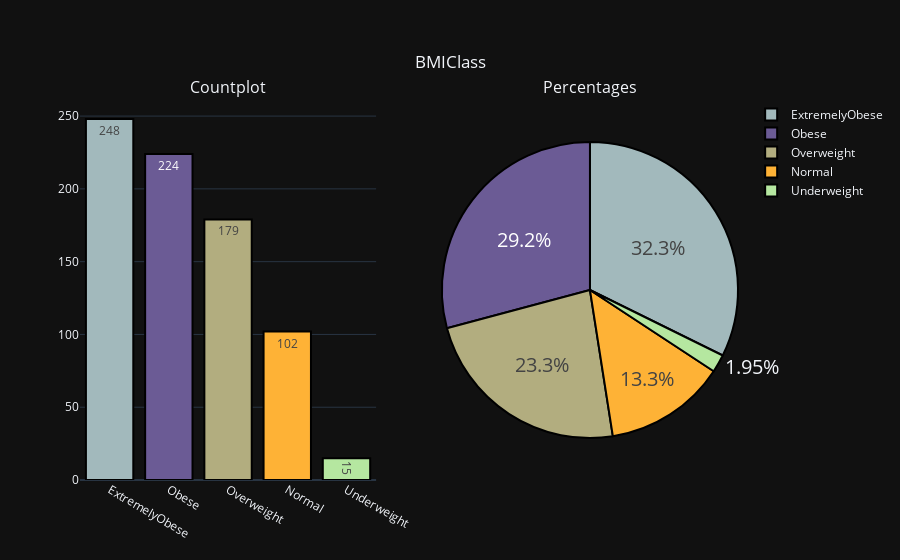
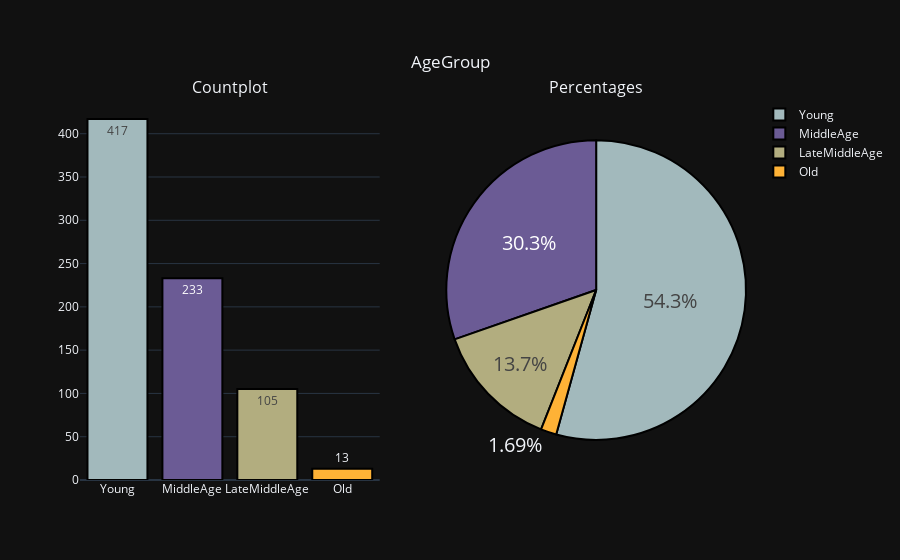
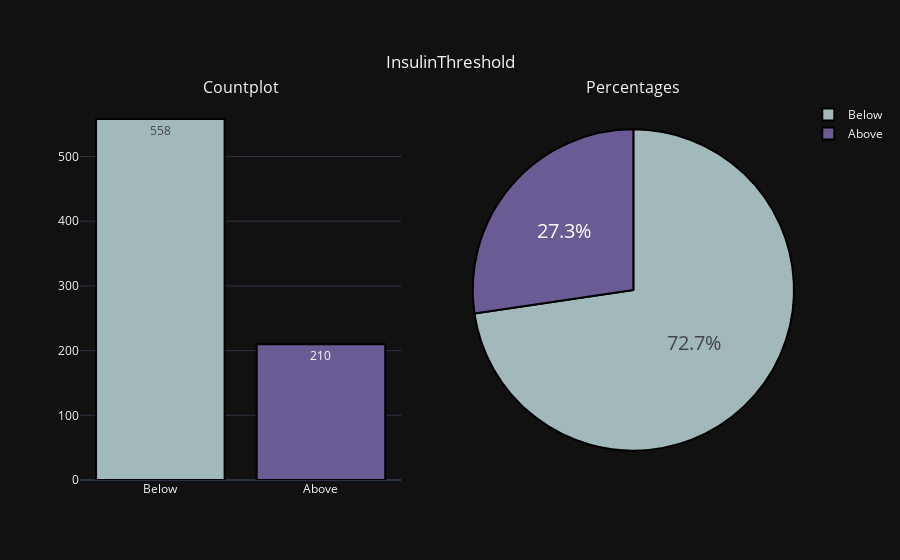
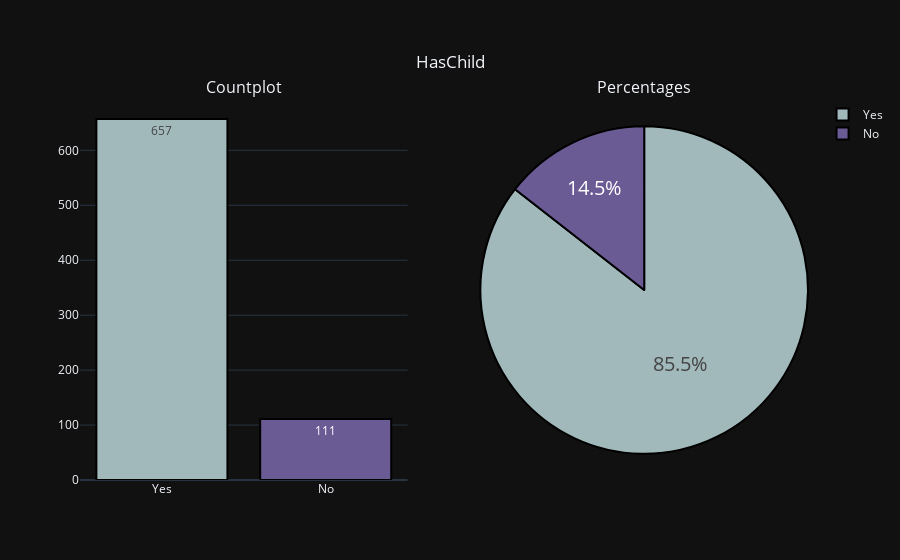

Notebook source saved alongside these figures, in order:
### Code cell
for i in ["BMIClass", "AgeGroup", "InsulinThreshold", "HasChild", "IsObese"]:
    cat_var_summary(df, i)

### Figure 1 — Plotly figure (JSON) as saved in the notebook; plotly's stock layout.template omitted (floating-point values rounded to 4 significant figures)
{"data": [{"marker": {"color": ["#a2b9bc", "#6b5b95", "#b2ad7f", "#feb236", "#b5e7a0", "#878f99", "#d64161", "#86af49", "#ff7b25"], "line": {"color": "black", "width": 2}}, "showlegend": false, "text": ["248", "224", "179", "102", "15"], "textposition": "auto", "type": "bar", "x": ["ExtremelyObese", "Obese", "Overweight", "Normal", "Underweight"], "xaxis": "x", "y": [248, 224, 179, 102, 15], "yaxis": "y"}, {"domain": {"x": [0.55, 1], "y": [0, 1]}, "hoverinfo": "label", "labels": ["ExtremelyObese", "Obese", "Overweight", "Normal", "Underweight"], "marker": {"colors": ["#a2b9bc", "#6b5b95", "#b2ad7f", "#feb236", "#b5e7a0", "#878f99", "#d64161", "#86af49", "#ff7b25"], "line": {"color": "black", "width": 2}}, "textfont": {"size": 20}, "textinfo": "percent", "textposition": "auto", "type": "pie", "values": [248, 224, 179, 102, 15]}], "layout": {"annotations": [{"font": {"size": 16}, "showarrow": false, "text": "Countplot", "x": 0.225, "xanchor": "center", "xref": "paper", "y": 1, "yanchor": "bottom", "yref": "paper"}, {"font": {"size": 16}, "showarrow": false, "text": "Percentages", "x": 0.775, "xanchor": "center", "xref": "paper", "y": 1, "yanchor": "bottom", "yref": "paper"}], "title": {"text": "BMIClass", "x": 0.5, "xanchor": "center", "y": 0.9, "yanchor": "top"}, "xaxis": {"anchor": "y", "domain": [0, 0.45]}, "yaxis": {"anchor": "x", "domain": [0, 1]}}}

### Figure 2 — Plotly figure (JSON) as saved in the notebook; plotly's stock layout.template omitted (floating-point values rounded to 4 significant figures)
{"data": [{"marker": {"color": ["#a2b9bc", "#6b5b95", "#b2ad7f", "#feb236", "#b5e7a0", "#878f99", "#d64161", "#86af49", "#ff7b25"], "line": {"color": "black", "width": 2}}, "showlegend": false, "text": ["417", "233", "105", "13"], "textposition": "auto", "type": "bar", "x": ["Young", "MiddleAge", "LateMiddleAge", "Old"], "xaxis": "x", "y": [417, 233, 105, 13], "yaxis": "y"}, {"domain": {"x": [0.55, 1], "y": [0, 1]}, "hoverinfo": "label", "labels": ["Young", "MiddleAge", "LateMiddleAge", "Old"], "marker": {"colors": ["#a2b9bc", "#6b5b95", "#b2ad7f", "#feb236", "#b5e7a0", "#878f99", "#d64161", "#86af49", "#ff7b25"], "line": {"color": "black", "width": 2}}, "textfont": {"size": 20}, "textinfo": "percent", "textposition": "auto", "type": "pie", "values": [417, 233, 105, 13]}], "layout": {"annotations": [{"font": {"size": 16}, "showarrow": false, "text": "Countplot", "x": 0.225, "xanchor": "center", "xref": "paper", "y": 1, "yanchor": "bottom", "yref": "paper"}, {"font": {"size": 16}, "showarrow": false, "text": "Percentages", "x": 0.775, "xanchor": "center", "xref": "paper", "y": 1, "yanchor": "bottom", "yref": "paper"}], "title": {"text": "AgeGroup", "x": 0.5, "xanchor": "center", "y": 0.9, "yanchor": "top"}, "xaxis": {"anchor": "y", "domain": [0, 0.45]}, "yaxis": {"anchor": "x", "domain": [0, 1]}}}

### Figure 3 — Plotly figure (JSON) as saved in the notebook; plotly's stock layout.template omitted (floating-point values rounded to 4 significant figures)
{"data": [{"marker": {"color": ["#a2b9bc", "#6b5b95", "#b2ad7f", "#feb236", "#b5e7a0", "#878f99", "#d64161", "#86af49", "#ff7b25"], "line": {"color": "black", "width": 2}}, "showlegend": false, "text": ["558", "210"], "textposition": "auto", "type": "bar", "x": ["Below", "Above"], "xaxis": "x", "y": [558, 210], "yaxis": "y"}, {"domain": {"x": [0.55, 1], "y": [0, 1]}, "hoverinfo": "label", "labels": ["Below", "Above"], "marker": {"colors": ["#a2b9bc", "#6b5b95", "#b2ad7f", "#feb236", "#b5e7a0", "#878f99", "#d64161", "#86af49", "#ff7b25"], "line": {"color": "black", "width": 2}}, "textfont": {"size": 20}, "textinfo": "percent", "textposition": "auto", "type": "pie", "values": [558, 210]}], "layout": {"annotations": [{"font": {"size": 16}, "showarrow": false, "text": "Countplot", "x": 0.225, "xanchor": "center", "xref": "paper", "y": 1, "yanchor": "bottom", "yref": "paper"}, {"font": {"size": 16}, "showarrow": false, "text": "Percentages", "x": 0.775, "xanchor": "center", "xref": "paper", "y": 1, "yanchor": "bottom", "yref": "paper"}], "title": {"text": "InsulinThreshold", "x": 0.5, "xanchor": "center", "y": 0.9, "yanchor": "top"}, "xaxis": {"anchor": "y", "domain": [0, 0.45]}, "yaxis": {"anchor": "x", "domain": [0, 1]}}}

### Figure 4 — Plotly figure (JSON) as saved in the notebook; plotly's stock layout.template omitted (floating-point values rounded to 4 significant figures)
{"data": [{"marker": {"color": ["#a2b9bc", "#6b5b95", "#b2ad7f", "#feb236", "#b5e7a0", "#878f99", "#d64161", "#86af49", "#ff7b25"], "line": {"color": "black", "width": 2}}, "showlegend": false, "text": ["657", "111"], "textposition": "auto", "type": "bar", "x": ["Yes", "No"], "xaxis": "x", "y": [657, 111], "yaxis": "y"}, {"domain": {"x": [0.55, 1], "y": [0, 1]}, "hoverinfo": "label", "labels": ["Yes", "No"], "marker": {"colors": ["#a2b9bc", "#6b5b95", "#b2ad7f", "#feb236", "#b5e7a0", "#878f99", "#d64161", "#86af49", "#ff7b25"], "line": {"color": "black", "width": 2}}, "textfont": {"size": 20}, "textinfo": "percent", "textposition": "auto", "type": "pie", "values": [657, 111]}], "layout": {"annotations": [{"font": {"size": 16}, "showarrow": false, "text": "Countplot", "x": 0.225, "xanchor": "center", "xref": "paper", "y": 1, "yanchor": "bottom", "yref": "paper"}, {"font": {"size": 16}, "showarrow": false, "text": "Percentages", "x": 0.775, "xanchor": "center", "xref": "paper", "y": 1, "yanchor": "bottom", "yref": "paper"}], "title": {"text": "HasChild", "x": 0.5, "xanchor": "center", "y": 0.9, "yanchor": "top"}, "xaxis": {"anchor": "y", "domain": [0, 0.45]}, "yaxis": {"anchor": "x", "domain": [0, 1]}}}
